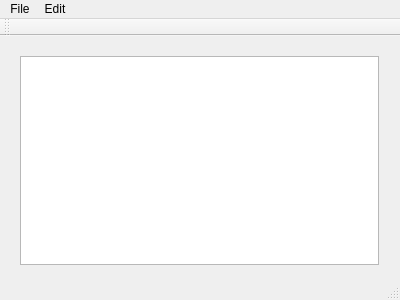
<?xml version="1.0" encoding="UTF-8"?>
<ui version="4.0">
 <class>MainWindow</class>
 <widget class="QMainWindow" name="MainWindow">
  <property name="geometry">
   <rect>
    <x>0</x>
    <y>0</y>
    <width>400</width>
    <height>300</height>
   </rect>
  </property>
  <property name="windowTitle">
   <string>MainWindow</string>
  </property>
  <widget class="QWidget" name="centralWidget">
   <widget class="QWidget" name="verticalLayoutWidget">
    <property name="geometry">
     <rect>
      <x>9</x>
      <y>9</y>
      <width>381</width>
      <height>231</height>
     </rect>
    </property>
    <layout class="QVBoxLayout" name="verticalLayout">
     <item>
      <widget class="QTextEdit" name="textEdit"/>
     </item>
    </layout>
   </widget>
  </widget>
  <widget class="QMenuBar" name="menuBar">
   <property name="geometry">
    <rect>
     <x>0</x>
     <y>0</y>
     <width>400</width>
     <height>20</height>
    </rect>
   </property>
   <widget class="QMenu" name="menuFile">
    <property name="title">
     <string>File</string>
    </property>
    <addaction name="actionNew"/>
    <addaction name="actionOpen"/>
    <addaction name="actionSave_as"/>
    <addaction name="actionPrint"/>
    <addaction name="actionExit"/>
   </widget>
   <widget class="QMenu" name="menuEdit">
    <property name="title">
     <string>Edit</string>
    </property>
    <addaction name="actionCopy"/>
    <addaction name="actionPast"/>
    <addaction name="actionCut"/>
    <addaction name="actionUndo"/>
    <addaction name="actionRedo"/>
   </widget>
   <addaction name="menuFile"/>
   <addaction name="menuEdit"/>
  </widget>
  <widget class="QToolBar" name="mainToolBar">
   <attribute name="toolBarArea">
    <enum>TopToolBarArea</enum>
   </attribute>
   <attribute name="toolBarBreak">
    <bool>false</bool>
   </attribute>
  </widget>
  <widget class="QStatusBar" name="statusBar"/>
  <action name="actionNew">
   <property name="icon">
    <iconset resource="resources.qrc">
     <normaloff>:/igms/D:/Downloads/Icons/Icons/New.bmp</normaloff>:/igms/D:/Downloads/Icons/Icons/New.bmp</iconset>
   </property>
   <property name="text">
    <string>New</string>
   </property>
  </action>
  <action name="actionOpen">
   <property name="icon">
    <iconset resource="resources.qrc">
     <normaloff>:/igms/D:/Downloads/Icons/Icons/Open.bmp</normaloff>:/igms/D:/Downloads/Icons/Icons/Open.bmp</iconset>
   </property>
   <property name="text">
    <string>Open</string>
   </property>
  </action>
  <action name="actionSave_as">
   <property name="icon">
    <iconset resource="resources.qrc">
     <normaloff>:/igms/D:/Downloads/Icons/Icons/Save.bmp</normaloff>:/igms/D:/Downloads/Icons/Icons/Save.bmp</iconset>
   </property>
   <property name="text">
    <string>Save as</string>
   </property>
  </action>
  <action name="actionPrint">
   <property name="icon">
    <iconset resource="resources.qrc">
     <normaloff>:/igms/D:/Downloads/Icons/Icons/print.png</normaloff>:/igms/D:/Downloads/Icons/Icons/print.png</iconset>
   </property>
   <property name="text">
    <string>Print</string>
   </property>
  </action>
  <action name="actionExit">
   <property name="text">
    <string>Exit</string>
   </property>
  </action>
  <action name="actionCopy">
   <property name="text">
    <string>Copy</string>
   </property>
  </action>
  <action name="actionPast">
   <property name="text">
    <string>Paste</string>
   </property>
  </action>
  <action name="actionUndo">
   <property name="text">
    <string>Undo</string>
   </property>
  </action>
  <action name="actionCut">
   <property name="text">
    <string>Cut</string>
   </property>
  </action>
  <action name="actionRedo">
   <property name="text">
    <string>Redo</string>
   </property>
  </action>
 </widget>
 <layoutdefault spacing="6" margin="11"/>
 <resources>
  <include location="resources.qrc"/>
 </resources>
 <connections/>
</ui>
